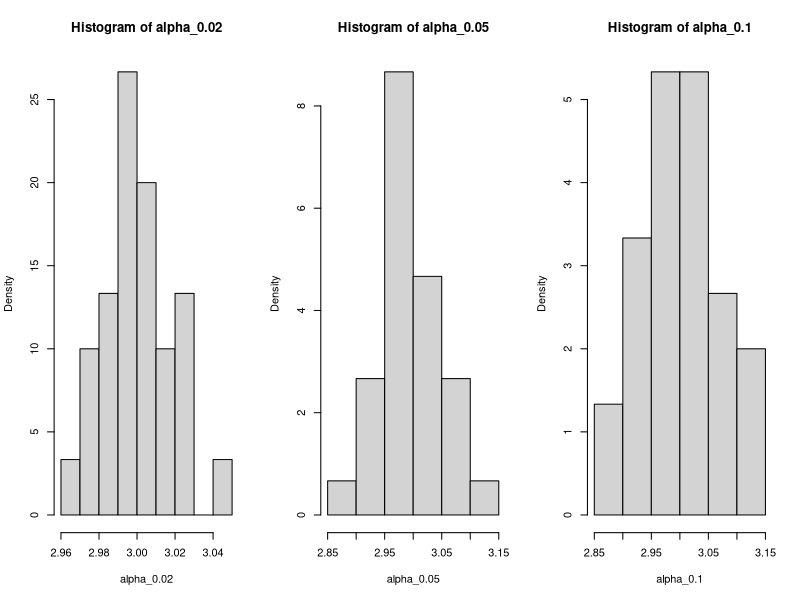

This chart was generated by the following R code:
alpha = 3.0
set.seed(0)
nsim = 30
alpha_0.02 = alpha + rnorm(nsim, sd = 0.02)
alpha_0.05 = alpha + rnorm(nsim, sd = 0.05)
alpha_0.1 = alpha + rnorm(nsim, sd = 0.1)

par(mfrow=c(1,3))
hist(alpha_0.02, probability = T)
hist(alpha_0.05, probability = T)
hist(alpha_0.1, probability = T)
if(!dir.exists("data")) dir.create("data")
write.table(alpha_0.02, file = "data/alpha_0.02.txt", row.names = F, col.names = F)
write.table(alpha_0.05, file = "data/alpha_0.05.txt", row.names = F, col.names = F)
write.table(alpha_0.1, file = "data/alpha_0.1.txt", row.names = F, col.names = F)
